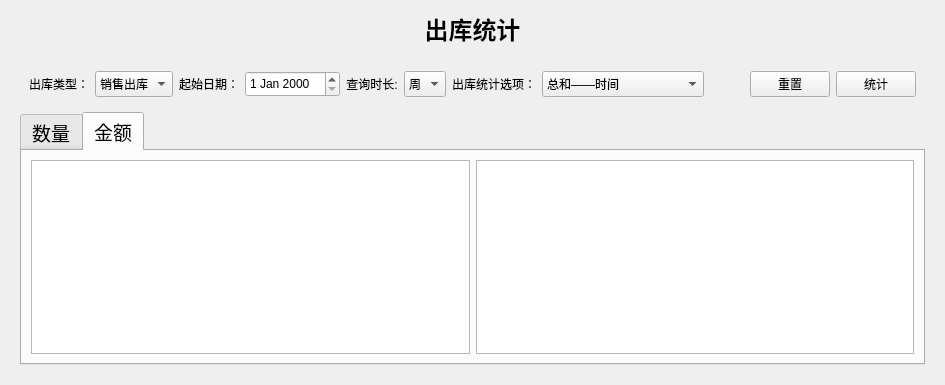
      <widget class="QWidget" name="page_12">
       <layout class="QVBoxLayout" name="verticalLayout_28">
        <item>
         <widget class="QLabel" name="twelfthlabel">
          <property name="sizePolicy">
           <sizepolicy hsizetype="Preferred" vsizetype="Fixed">
            <horstretch>0</horstretch>
            <verstretch>0</verstretch>
           </sizepolicy>
          </property>
          <property name="font">
           <font>
            <family>楷体</family>
            <pointsize>18</pointsize>
            <bold>true</bold>
           </font>
          </property>
          <property name="text">
           <string>出库统计</string>
          </property>
          <property name="alignment">
           <set>Qt::AlignCenter</set>
          </property>
         </widget>
        </item>
        <item>
         <widget class="QFrame" name="frame">
          <property name="frameShape">
           <enum>QFrame::NoFrame</enum>
          </property>
          <property name="frameShadow">
           <enum>QFrame::Raised</enum>
          </property>
          <layout class="QVBoxLayout" name="verticalLayout_30">
           <item>
            <widget class="QFrame" name="frame_11">
             <property name="frameShape">
              <enum>QFrame::NoFrame</enum>
             </property>
             <property name="frameShadow">
              <enum>QFrame::Raised</enum>
             </property>
             <layout class="QHBoxLayout" name="horizontalLayout_40">
              <item>
               <widget class="QLabel" name="label_7">
                <property name="text">
                 <string>出库类型：</string>
                </property>
               </widget>
              </item>
              <item>
               <widget class="QComboBox" name="twelfthOutStoreCategoryComboBox">
                <property name="sizePolicy">
                 <sizepolicy hsizetype="Preferred" vsizetype="Preferred">
                  <horstretch>0</horstretch>
                  <verstretch>0</verstretch>
                 </sizepolicy>
                </property>
                <item>
                 <property name="text">
                  <string>销售出库</string>
                 </property>
                </item>
                <item>
                 <property name="text">
                  <string>采购退货</string>
                 </property>
                </item>
               </widget>
              </item>
              <item>
               <widget class="QLabel" name="label_50">
                <property name="sizePolicy">
                 <sizepolicy hsizetype="Preferred" vsizetype="Preferred">
                  <horstretch>0</horstretch>
                  <verstretch>0</verstretch>
                 </sizepolicy>
                </property>
                <property name="text">
                 <string>起始日期：</string>
                </property>
                <property name="alignment">
                 <set>Qt::AlignRight|Qt::AlignTrailing|Qt::AlignVCenter</set>
                </property>
               </widget>
              </item>
              <item>
               <widget class="QDateEdit" name="twelfthStartDateEdit">
                <property name="sizePolicy">
                 <sizepolicy hsizetype="Preferred" vsizetype="Preferred">
                  <horstretch>0</horstretch>
                  <verstretch>0</verstretch>
                 </sizepolicy>
                </property>
               </widget>
              </item>
              <item>
               <widget class="QLabel" name="label_49">
                <property name="sizePolicy">
                 <sizepolicy hsizetype="Preferred" vsizetype="Preferred">
                  <horstretch>0</horstretch>
                  <verstretch>0</verstretch>
                 </sizepolicy>
                </property>
                <property name="text">
                 <string>查询时长:</string>
                </property>
                <property name="alignment">
                 <set>Qt::AlignCenter</set>
                </property>
               </widget>
              </item>
              <item>
               <widget class="QComboBox" name="twelfthTimeLengthComboBox">
                <property name="sizePolicy">
                 <sizepolicy hsizetype="Preferred" vsizetype="Preferred">
                  <horstretch>0</horstretch>
                  <verstretch>0</verstretch>
                 </sizepolicy>
                </property>
                <item>
                 <property name="text">
                  <string>周</string>
                 </property>
                </item>
                <item>
                 <property name="text">
                  <string>月</string>
                 </property>
                </item>
                <item>
                 <property name="text">
                  <string>季</string>
                 </property>
                </item>
                <item>
                 <property name="text">
                  <string>年</string>
                 </property>
                </item>
               </widget>
              </item>
              <item>
               <widget class="QLabel" name="label_57">
                <property name="text">
                 <string>出库统计选项：</string>
                </property>
                <property name="alignment">
                 <set>Qt::AlignRight|Qt::AlignTrailing|Qt::AlignVCenter</set>
                </property>
               </widget>
              </item>
              <item>
               <widget class="QComboBox" name="twelfthOutStoreStatisticsComboBox">
                <property name="sizePolicy">
                 <sizepolicy hsizetype="Preferred" vsizetype="Preferred">
                  <horstretch>0</horstretch>
                  <verstretch>0</verstretch>
                 </sizepolicy>
                </property>
                <item>
                 <property name="text">
                  <string>总和——时间</string>
                 </property>
                </item>
                <item>
                 <property name="text">
                  <string>多交易对象——时间</string>
                 </property>
                </item>
                <item>
                 <property name="text">
                  <string>多类别——时间</string>
                 </property>
                </item>
                <item>
                 <property name="text">
                  <string>多商品——时间</string>
                 </property>
                </item>
                <item>
                 <property name="text">
                  <string>多类别——类别</string>
                 </property>
                </item>
                <item>
                 <property name="text">
                  <string>多交易对象——交易对象</string>
                 </property>
                </item>
                <item>
                 <property name="text">
                  <string>多商品——商品</string>
                 </property>
                </item>
               </widget>
              </item>
              <item>
               <spacer name="horizontalSpacer_3">
                <property name="orientation">
                 <enum>Qt::Horizontal</enum>
                </property>
                <property name="sizeHint" stdset="0">
                 <size>
                  <width>40</width>
                  <height>20</height>
                 </size>
                </property>
               </spacer>
              </item>
              <item>
               <widget class="QPushButton" name="twelfthResetPushButton">
                <property name="text">
                 <string>重置</string>
                </property>
               </widget>
              </item>
              <item>
               <widget class="QPushButton" name="twelfthStatisticsPushButton">
                <property name="text">
                 <string>统计</string>
                </property>
               </widget>
              </item>
             </layout>
            </widget>
           </item>
           <item>
            <widget class="QTabWidget" name="tabWidget_3">
             <property name="font">
              <font>
               <family>楷体</family>
               <pointsize>14</pointsize>
              </font>
             </property>
             <property name="currentIndex">
              <number>1</number>
             </property>
             <widget class="QWidget" name="tab_11">
              <attribute name="title">
               <string>数量</string>
              </attribute>
              <layout class="QHBoxLayout" name="horizontalLayout_41">
               <item>
                <widget class="QChartView" name="twelfthCountBarGraphicsView"/>
               </item>
               <item>
                <widget class="QChartView" name="twelfthCountPieGraphicsView"/>
               </item>
              </layout>
             </widget>
             <widget class="QWidget" name="tab_12">
              <attribute name="title">
               <string>金额</string>
              </attribute>
              <layout class="QHBoxLayout" name="horizontalLayout_43">
               <item>
                <widget class="QChartView" name="twelfthMoneyBarGraphicsView"/>
               </item>
               <item>
                <widget class="QChartView" name="twelfthMoneyPieGraphicsView"/>
               </item>
              </layout>
             </widget>
            </widget>
           </item>
          </layout>
         </widget>
        </item>
       </layout>
      </widget>
